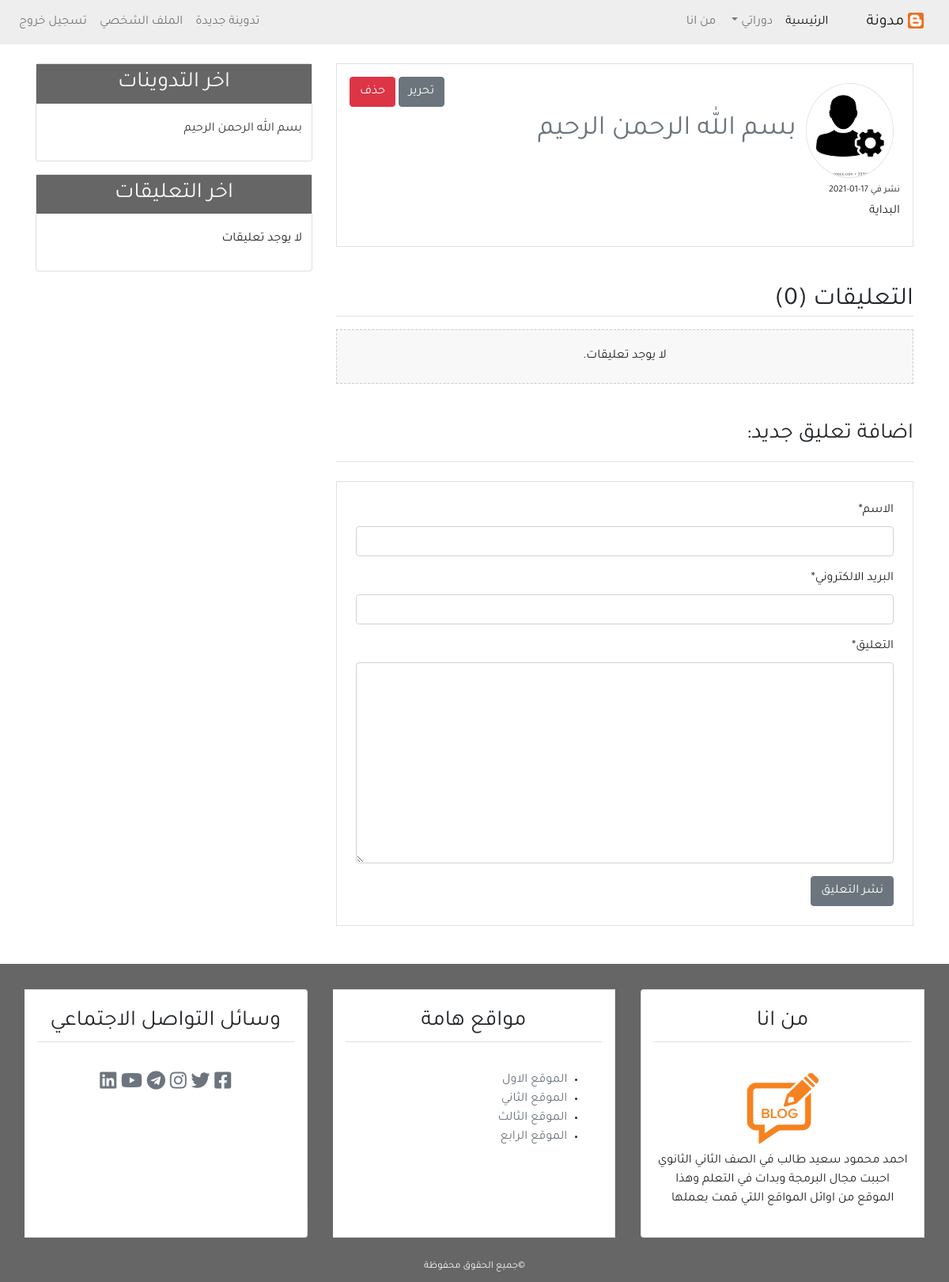
Screenshot of /detail/18 (signed in) with the database file from the repository.
### blog/models.py (models this page shows, shortened)
class post(models.Model):
    title = models.CharField(max_length=100)
    content = models.TextField()
    post_date = models.DateTimeField(default=timezone.now)
    post_update = models.DateTimeField(auto_now=True)
    author = models.ForeignKey(User, on_delete=models.CASCADE)
    def __str__(self):
        return self.title
    class Meta():
        ordering = ('-post_date',)

### user/models.py (models this page shows, shortened)
class Profile(models.Model):
    image = models.ImageField(default='defalte.png', upload_to='profile_pick')
    user = models.OneToOneField(User , on_delete=models.CASCADE)

### blog/views.py (the view)
# urls.py: path('detail/<int:post_id>', views.post_detail, name='detail'),
def post_detail(request, post_id):
    posts= get_object_or_404(post, pk= post_id)
    comments = posts.comments.filter(active=True) #comment.objects.all().filter(active=True, Post=posts)
    if request.method == "POST":
        comment_form = NewComment(data=request.POST)
        if comment_form.is_valid():
            print('yes')
            new_comment = comment_form.save(commit=False)
            new_comment.Post=posts
            new_comment.save()
            comment_form = NewComment()
    else:
        comment_form = NewComment()
    context = {
        'title':posts,
        'post':posts,
        'comments':comments,
        'comment_form':comment_form
    }
    return render(request, 'blog/detail.html', context)

### blog/form.py
class NewComment(forms.ModelForm):
    class Meta:
        model = comment
        fields = ('name','email','body')

### blog/templatetags/post_tag.py (called while the page is built)
@register.inclusion_tag('blog/latest_posts.html')
def latest_posts():
    context ={
        'l_posts':post.objects.all()[0:5]
    }
    return context

@register.inclusion_tag('blog/latest_comments.html')
def latest_comments():
    context={
    'l_comments': comment.objects.filter(active=True)[0:5]
    }
    return context

### blog/templates/blog/detail.html (shortened to what this page needs)
{% extends 'blog/base.html'%}
{% load static %}
{% block content %}
{% load crispy_forms_tags %}
    <div class="border p-3 mb-3">
        <img  class="img-fluid rounded-circle border m-2" src="{{post.author.profile.image.url}}" alt="صورة الناشر" style="width=120px; height:120px" >
        <span class="text-secondary" style="font-size: 35px;">{{post.title}}</span>
        {% if post.author == user %}
        <div class="form-group btn-editing">
            <a href="{% url 'post-update' post.id %}" class="btn btn-secondary">تحرير</a>
            <a href="{% url 'post-delete' post.id %}" class="btn btn-danger">حذف</a>
        </div>
        {% endif %}
        <h3 style="font-size: 12px;">نشر في {{post.post_date|date:'d-m-Y'}}</h3>
        <p>{{post.content}}</p>
    </div>
    <h2 class="border-bottom mt-5 mb-3">التعليقات ({{comments.count}})</h2>
{% for comment in comments %}
<ul class="p-3 comment">
    <h6 class="border-bottom p-2">({{comment.name}}) <span class="text-secondary">
        {{comment.comment_date|date:'d-m-Y'}}
    </span></h6>
    {{comment.body}}
</ul>
{% empty %}
<h6 class="text-center p-4 comment">لا يوجد تعليقات.</h6>
{% endfor %}
<h3 class="border-bottom mb-3 pb-3 mt-5">اضافة تعليق جديد:</h3>
<div class="border p-4 mb-5 mt-4">
<form method="POST">
{{comment_form|crispy}}
<input class="btn btn-secondary " type='submit' value='نشر التعليق'>
</form>
</div>
{% endblock content %}

### blog/templates/blog/latest_posts.html
<ul class="list-group-flush latest-post">
    {% for post in l_posts %}
        <li class="list-group-item latest-post-item">
        <a href="{% url 'detail' post.id %}" class="text-dark">{{post.title}}</a>
        </li>
    {% endfor %}
</ul>

### blog/static/blog/css/main.css (style rules this page uses)
html,body { direction: rtl; text-align: right; }
body { font-family: 'Tajawal', sans-serif; }
.latest-post, .latest-comment { padding: 0 15px; }
.latest-post, .latest-post-item, .latest-comment, .latest-comment-item { padding: 6px; }
.latest-post li:first-child, .latest-comment li:first-child { border-top: 0; }
.latest-post li:last-child, .latest-comment li:last-child { border-bottom: 0; padding-bottom: }
.comment { background-color: #f8f8f8; border: 1px dashed #ccc; }
.btn-editing { float: left; }

### rows the page displays
post: author.profile.image (picture), title "بسم الله الرحمن الرحيم", post_date "17-01-2021", content "البداية"

### other values shown
{{ comments.count }} "0"
